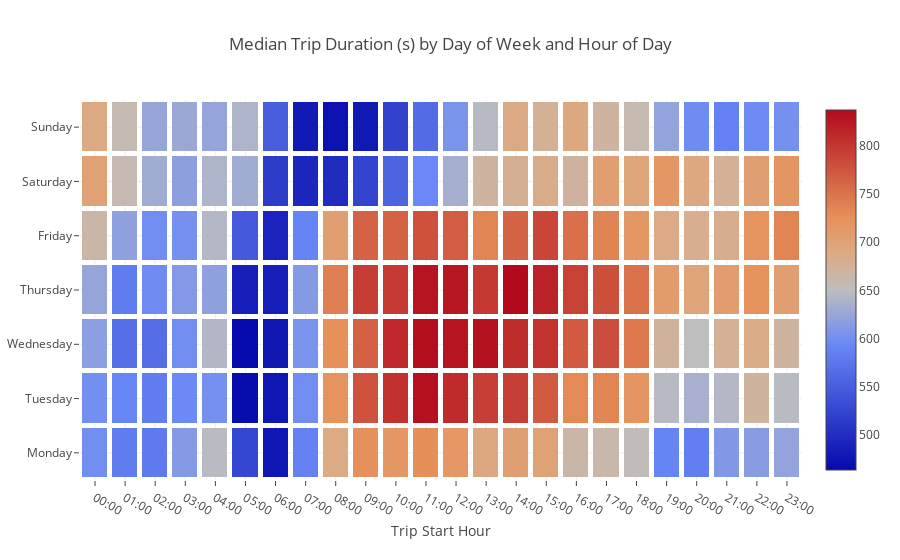

Notebook code cell kept with this figure:
### Markdown cell above
#### [2.2.2] Trip Duration by Day of Week and Hour of Day

A heat plot of median trip duration by hour of day on x-axis and day of week on y-axis indicates:

- On <b>weekdays</b>, longer trips occur during day-light hours (8:00AM to about 5:00PM). This is typical of activity patterns in general on working days.
- On <b>weekends</b>, longer trips occur during evening hours (7:00PM to about midnight). This is probably people going out for entertainment/dinner.

<b>Intution:</b> Day of Week and Hour of Day seem to have some influence on trip duration.

### Code cell
med_trip_duration_by_dow_hod = train[['hour_of_day',
                                       'day_of_week', 
                                       'trip_duration']].groupby(['hour_of_day',
                                                                  'day_of_week'], as_index=False).agg({'trip_duration':
                                                                                                       'median'}).rename(columns={'trip_duration':
                                                                                                                                  'median_trip_duration'})

weekDaysMap={0: 'Monday',
             1: 'Tuesday',
             2: 'Wednesday',
             3: 'Thursday',
             4: 'Friday',
             5: 'Saturday',
             6: 'Sunday'}

med_trip_duration_by_dow_hod['day_of_week_str'] = list(map(lambda x: weekDaysMap[x], med_trip_duration_by_dow_hod['day_of_week']))
med_trip_duration_by_dow_hod['trip_start_hour_str'] = list(map(lambda x: '' + ('0' if x < 10 else '') + str(x) + ':00', med_trip_duration_by_dow_hod['hour_of_day']))

# Plot in a chart
trace1 = go.Heatmap(
    z = med_trip_duration_by_dow_hod['median_trip_duration'],
    y = med_trip_duration_by_dow_hod['day_of_week_str'],
    x = med_trip_duration_by_dow_hod['trip_start_hour_str'],
    xgap = 5,
    ygap = 5,
)
data = [trace1]

layout = go.Layout(
    title='Median Trip Duration (s) by Day of Week and Hour of Day',
    yaxis=dict(
        zeroline=False
    ),
    xaxis=dict(
        title='Trip Start Hour'
    )
)
fig = go.Figure(data=data, layout=layout)
iplot(fig)

### Figure 1 — Plotly figure (JSON) as saved in the notebook; plotly's stock layout.template omitted (floating-point values rounded to 4 significant figures; data arrays with more than 128 entries replaced by an {"elided": "..."} marker saying what was removed)
{"data": [{"type": "heatmap", "x": {"elided": "168 str values"}, "xgap": 5, "y": {"elided": "168 str values"}, "ygap": 5, "z": {"elided": "168 float values"}}], "layout": {"title": "Median Trip Duration (s) by Day of Week and Hour of Day", "xaxis": {"title": "Trip Start Hour"}, "yaxis": {"zeroline": false}}}
